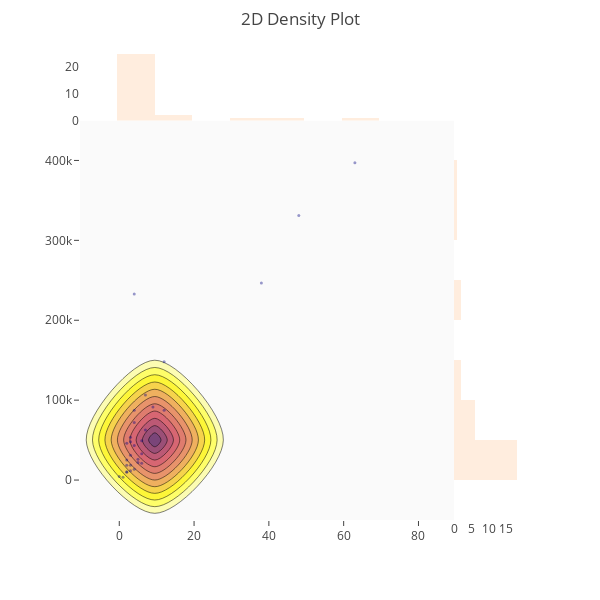

Write notebook code for a chart like this one.
### Code cell
import plotly.figure_factory as ff

x = df_bar_pubg['solo_Wins']
y = df_bar_pubg['solo_TimeSurvived']
#z = df_bar_pubg['squad_Heals']

colorscale = ['#7A4579', '#D56073', 'rgb(236,158,105)', (1, 1, 0.2), (0.98,0.98,0.98)]

fig = ff.create_2d_density(
    x, y, colorscale=colorscale,
    hist_color='rgb(255, 237, 222)', point_size=3
)


iplot(fig, filename='histogram_subplots')

### Figure 1 — Plotly figure (JSON) as saved in the notebook; plotly's stock layout.template omitted (floating-point values rounded to 4 significant figures)
{"data": [{"marker": {"color": "rgb(0, 0, 128)", "opacity": 0.4, "size": 3}, "mode": "markers", "name": "points", "type": "scatter", "uid": "f706c7c6-d7b8-11e8-9fdb-7e00c489cd01", "x": [3, 6, 0, 4, 2, 5, 12, 5, 6, 2, 7, 4, 9, 4, 3, 1, 38, 12, 6, 2, 7, 4, 3, 2, 48, 63, 4, 3, 3, 2], "y": [18470.0, 33010.0, 4330.0, 13420.0, 9841.0, 22000.0, 148100.0, 26090.0, 49280.0, 10280.0, 106300.0, 233000.0, 91380.0, 71910.0, 31000.0, 3638.0, 246800.0, 87210.0, 20930.0, 45920.0, 62760.0, 43120.0, 11730.0, 18490.0, 331200.0, 397000.0, 87510.0, 53550.0, 47970.0, 25090.0]}, {"colorscale": [[0, "rgb(122, 69, 121)"], [0.25, "rgb(213, 96, 115)"], [0.5, "rgb(236, 158, 105)"], [0.75, "rgb(255, 255, 51)"], [1, "rgb(250, 250, 250)"]], "name": "density", "ncontours": 20, "reversescale": true, "showscale": false, "type": "histogram2dcontour", "uid": "f706c954-d7b8-11e8-b531-7e00c489cd01", "x": [3, 6, 0, 4, 2, 5, 12, 5, 6, 2, 7, 4, 9, 4, 3, 1, 38, 12, 6, 2, 7, 4, 3, 2, 48, 63, 4, 3, 3, 2], "y": [18470.0, 33010.0, 4330.0, 13420.0, 9841.0, 22000.0, 148100.0, 26090.0, 49280.0, 10280.0, 106300.0, 233000.0, 91380.0, 71910.0, 31000.0, 3638.0, 246800.0, 87210.0, 20930.0, 45920.0, 62760.0, 43120.0, 11730.0, 18490.0, 331200.0, 397000.0, 87510.0, 53550.0, 47970.0, 25090.0]}, {"marker": {"color": "rgb(255, 237, 222)"}, "name": "x density", "type": "histogram", "uid": "f706ca3a-d7b8-11e8-ac73-7e00c489cd01", "x": [3, 6, 0, 4, 2, 5, 12, 5, 6, 2, 7, 4, 9, 4, 3, 1, 38, 12, 6, 2, 7, 4, 3, 2, 48, 63, 4, 3, 3, 2], "yaxis": "y2"}, {"marker": {"color": "rgb(255, 237, 222)"}, "name": "y density", "type": "histogram", "uid": "f706cb52-d7b8-11e8-b4a3-7e00c489cd01", "xaxis": "x2", "y": [18470.0, 33010.0, 4330.0, 13420.0, 9841.0, 22000.0, 148100.0, 26090.0, 49280.0, 10280.0, 106300.0, 233000.0, 91380.0, 71910.0, 31000.0, 3638.0, 246800.0, 87210.0, 20930.0, 45920.0, 62760.0, 43120.0, 11730.0, 18490.0, 331200.0, 397000.0, 87510.0, 53550.0, 47970.0, 25090.0]}], "layout": {"autosize": false, "bargap": 0, "height": 600, "hovermode": "closest", "margin": {"t": 50}, "showlegend": false, "title": "2D Density Plot", "width": 600, "xaxis": {"domain": [0, 0.85], "showgrid": false, "zeroline": false}, "xaxis2": {"domain": [0.85, 1], "showgrid": false, "zeroline": false}, "yaxis": {"domain": [0, 0.85], "showgrid": false, "zeroline": false}, "yaxis2": {"domain": [0.85, 1], "showgrid": false, "zeroline": false}}}
